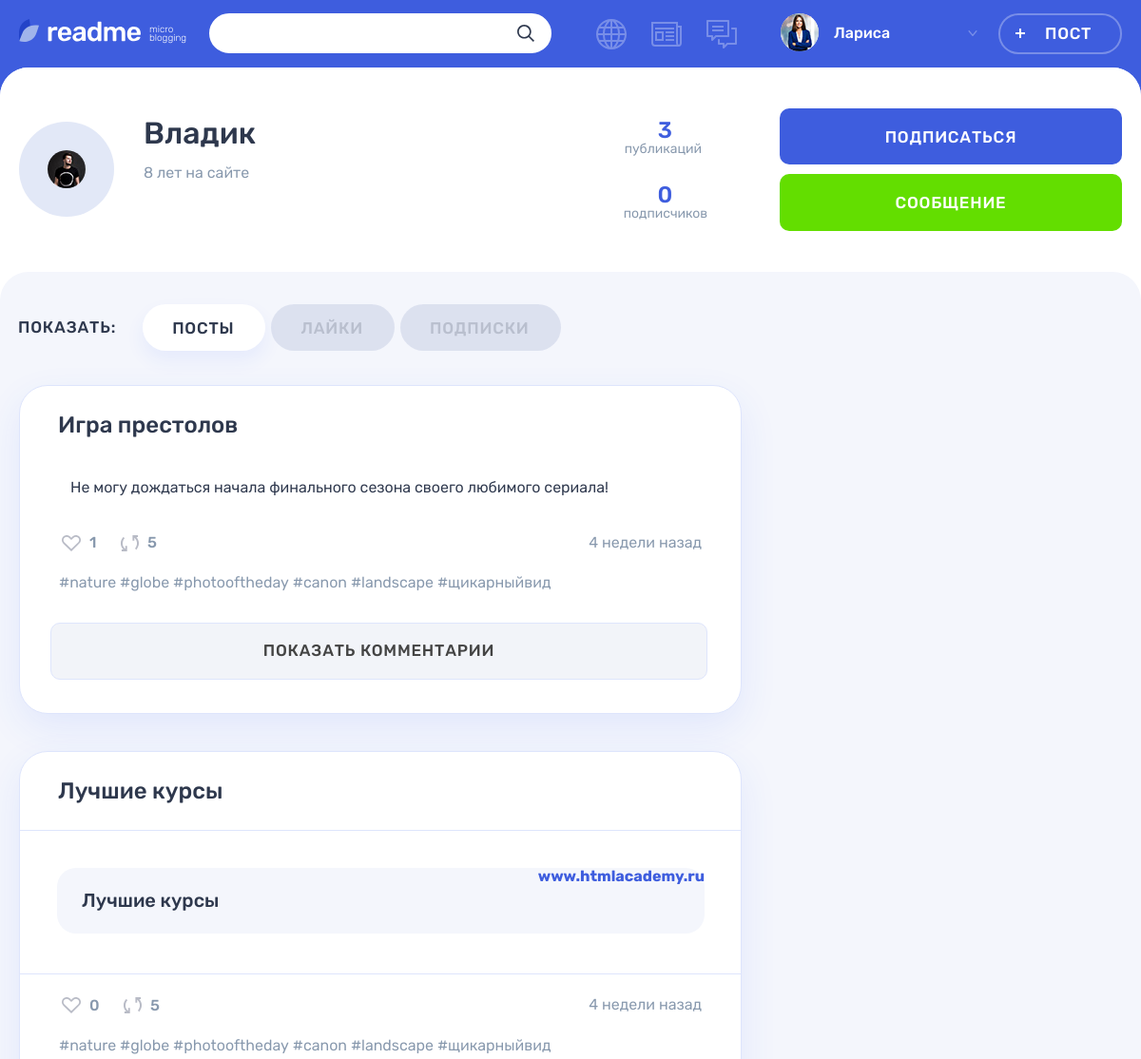
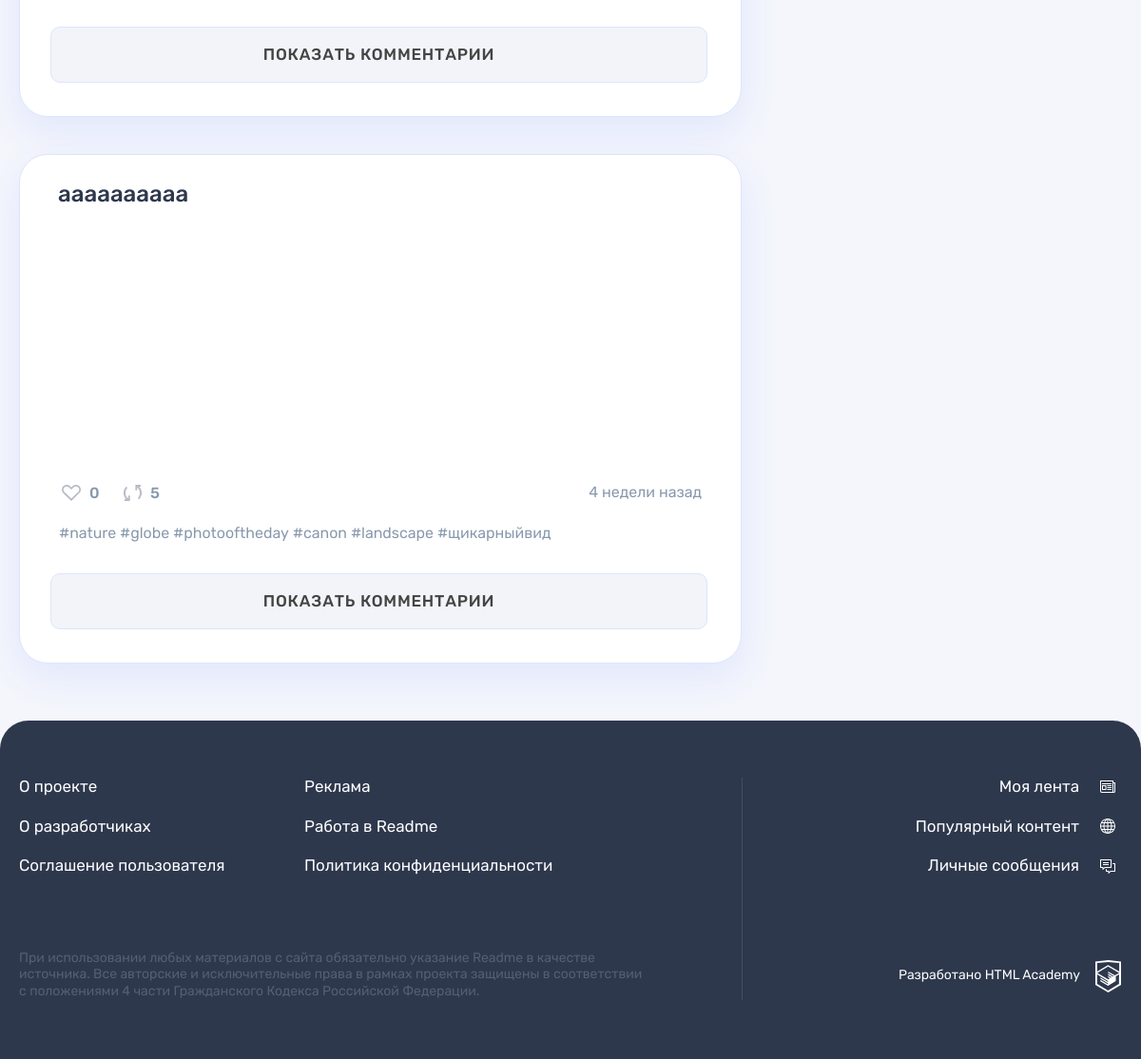
The page /profile.php?user=2&tab=posts (signed in) on the database its author committed (2 pictures, top to bottom).
### tables this page shows
CREATE TABLE IF NOT EXISTS `users` (
  `users_id` INT NOT NULL AUTO_INCREMENT,
  `registration_date` DATETIME NOT NULL,
  `email` VARCHAR(225) NOT NULL,
  `name` VARCHAR(225) NOT NULL,
  `password` VARCHAR(225) NOT NULL,
  `avatar` VARCHAR(225) NULL,
  `contact_info` VARCHAR(225) NULL,
  PRIMARY KEY (`users_id`),
  UNIQUE INDEX `idusers_UNIQUE` (`users_id` ASC),
  UNIQUE INDEX `email_UNIQUE` (`email` ASC));

CREATE TABLE IF NOT EXISTS `posts` (
  `posts_id` INT NOT NULL AUTO_INCREMENT,
  `post_date` DATETIME NOT NULL,
  `title` TEXT(120) NOT NULL,
  `content` TEXT NOT NULL,
  `quote_author` VARCHAR(225) NULL,
  `img_url` VARCHAR(225) NULL,
  `video_url` VARCHAR(225) NULL,
  `users_site_url` VARCHAR(225) NULL,
  `number_of_views` INT NOT NULL DEFAULT 0,
  `users_id` INT NOT NULL,
  `content_types_id` INT NOT NULL,
  PRIMARY KEY (`posts_id`),
  UNIQUE INDEX `id_UNIQUE` (`posts_id` ASC),
  INDEX `users_to_posts_idx` (`users_id` ASC),
  INDEX `fk_posts_content_types1_idx` (`content_types_id` ASC),
  CONSTRAINT `users_to_posts`
    FOREIGN KEY (`users_id`)
    REFERENCES `users` (`users_id`)
    ON DELETE NO ACTION
    ON UPDATE NO ACTION,
  CONSTRAINT `posts_to_content_types`
    FOREIGN KEY (`content_types_id`)
    REFERENCES `content_types` (`content_types_id`)
    ON DELETE NO ACTION
    ON UPDATE NO ACTION);

### functions/helpers.php (called while the page is built, shortened)
<?php
function get_noun_plural_form (int $number, string $one, string $two, string $many): string
{
    $number = (int) $number;
    $mod10 = $number % 10;
    $mod100 = $number % 100;
    switch (true) {
        case ($mod10 > 5):
            return $many;
        case ($mod10 >= 2 && $mod10 <= 4):
            return $two;
    }
}
function include_template($name, array $data = []) {
    $name = 'templates/' . $name;
    extract($data);
    require $name;
    $result = ob_get_clean();
    return $result;
}

### functions/database.php (called while the page is built, shortened)
<?php
function db_get_user_posts($con, $userId)
{
    $sql = 'SELECT COUNT(*) FROM posts
            WHERE users_id = ?';
    $stmt = mysqli_prepare($con, $sql);
    mysqli_stmt_bind_param($stmt, 'i', $userId);
    mysqli_stmt_execute($stmt);
    $result = mysqli_stmt_get_result($stmt);
    if ($result) {
        $res = mysqli_fetch_row($result);
    } else {
        echo 'Ошибка базы данных ' . mysqli_error($con);
    }
    return $res[0];
}
function db_get_user_info($con, $userId)
{
    $sql = 'SELECT * FROM users
            WHERE users_id = ?';
    $stmt = mysqli_prepare($con, $sql);
    mysqli_stmt_bind_param($stmt, 'i', $userId);
    mysqli_stmt_execute($stmt);
    $result = mysqli_stmt_get_result($stmt);
    if ($result) {
        $rows = mysqli_fetch_all($result, MYSQLI_ASSOC);
    } else {
        echo 'Ошибка базы данных ' . mysqli_error($con);
    }
    return $rows;
}
function db_get_user_subs($con, $userId)
{
    $sql = 'SELECT COUNT(*) FROM subscribers
            WHERE users_id = ?';
    $stmt = mysqli_prepare($con, $sql);
    mysqli_stmt_bind_param($stmt, 'i', $userId);
    mysqli_stmt_execute($stmt);
    $result = mysqli_stmt_get_result($stmt);
    if ($result) {
        $res = mysqli_fetch_row($result);
    } else {
        echo 'Ошибка базы данных ' . mysqli_error($con);
    }
    return $res[0];
}
function db_count_likes_to_post($con, $postId)
{
    $sql = 'SELECT COUNT(*) FROM likes
            WHERE post_id =' . $postId;
    $result = mysqli_query($con, $sql);
    if ($result) {
        $res = mysqli_fetch_row($result);
    } else {
        echo 'Ошибка базы данных ' . mysqli_error($con);
    }
    return $res[0];
}
function db_get_user_arr_posts($con, $userId)
{
    $sql = 'SELECT * FROM posts
            WHERE users_id = ?';
    $stmt = mysqli_prepare($con, $sql);
    mysqli_stmt_bind_param($stmt, 'i', $userId);
    mysqli_stmt_execute($stmt);
    $result = mysqli_stmt_get_result($stmt);
    if ($result) {
        $res = mysqli_fetch_all($result, MYSQLI_ASSOC);
    } else {
        echo 'Ошибка базы данных ' . mysqli_error($con);
    }
    return $res;
}
function db_check_subscription($con, $userId, $userSudId)
{
    $sql = 'SELECT users_id FROM subscribers
            WHERE users_id =' . $userId . ' AND users_subscribe_id =' . $userSudId;
    $res = mysqli_query($con, $sql);
    if ($res) {
        $row = mysqli_fetch_row($res);
    } else {
        echo 'Ошибка бд' . mysqli_error($con);
    }
    return $row[0];
}

### functions/routines.php (called while the page is built, shortened)
<?php
function cutText($text, $maxLength = 300)
{
    return $text;
}
function showTimeGap($datePoint)
{
    $nowTime = time();
    $diffTime = $nowTime - strtotime($datePoint);
    if ($diffTime < 3600) {
        $num = ceil($diffTime / 60);
        $word = get_noun_plural_form(ceil($diffTime / 60), 'минута', 'минуты', 'минут');
    } elseif ($diffTime > 3600 && $diffTime < 86400) {
        $num = ceil($diffTime / 3600);
        $word = get_noun_plural_form(ceil($diffTime / 3600), 'час', 'часа', 'часов');
    } elseif ($diffTime > 86400 && $diffTime < 604800) {
        $num = ceil($diffTime / 86400);
        $word = get_noun_plural_form(ceil($diffTime / 86400), 'день', 'дня', 'дней');
    } elseif ($diffTime > 604800 && $diffTime < 2629743) {
        $num = ceil($diffTime / 604800);
        $word = get_noun_plural_form(ceil($diffTime / 604800), 'неделя', 'недели', 'недель');
    } elseif ($diffTime > 2629743 && $diffTime < 31556926) {
        $num = ceil($diffTime / 2629743);
        $word = get_noun_plural_form(ceil($diffTime / 2629743), 'месяц', 'месяца', 'месяцев');
    } else {
        $num = ceil($diffTime / 31556926);
        $word = get_noun_plural_form(ceil($diffTime / 31556926), 'год', 'года', 'лет');
    }
    return $num . ' ' . $word;
}

### templates/profile.php (the view, shortened to what this page needs)
<?php foreach ($user as $userData) ?>
<main class="page__main page__main--profile">
    <div class="profile profile--default">
        <div class="profile__user-wrapper">
            <div class="profile__user user container">
                <div class="profile__user-info user__info">
                    <div class="profile__avatar user__avatar">
                        <img class="profile__picture user__picture" src="<?= $userData['avatar'] ?>" alt="Аватар пользователя">
                    </div>
                    <div class="profile__name-wrapper user__name-wrapper">
                        <span class="profile__name user__name"><?= $userData['name'] ?></span>
                        <time class="profile__user-time user__time" datetime="<?= date( 'Y.m.d.', strtotime($userData['registration_date'])) ?>"><?= showTimeGap($userData['registration_date']) . ' на сайте'?></time>
                    </div>
                </div>
                <div class="profile__rating user__rating">
                    <p class="profile__rating-item user__rating-item user__rating-item--publications">
                        <span class="user__rating-amount"><?= $userDataPosts ?></span>
                        <span class="profile__rating-text user__rating-text">публикаций</span>
                    </p>
                    <p class="profile__rating-item user__rating-item user__rating-item--subscribers">
                        <span class="user__rating-amount"><?= $userDataSubs ?></span>
                        <span class="profile__rating-text user__rating-text">подписчиков</span>
                    </p>
                </div>
                <div class="profile__user-buttons user__buttons">
                    <a class="profile__user-button user__button user__button--subscription button button--main" href="/subscribe.php?user=<?= $getUser ?>"><?= db_check_subscription($con, $_SESSION['user-id'], $getUser) ? 'Отписаться' : 'Подписаться' ?></a>
                    <a class="profile__user-button user__button user__button--writing button button--green" href="#">Сообщение</a>
                </div>
            </div>
        </div>
        <div class="profile__tabs-wrapper tabs">
            <div class="container">
                <div class="profile__tabs filters">
                    <b class="profile__tabs-caption filters__caption">Показать:</b>
                    <ul class="profile__tabs-list filters__list tabs__list">
                        <li class="profile__tabs-item filters__item">
                            <a class="profile__tabs-link filters__button tabs__item tabs__item--active button<?= $getTab === 'posts' ? ' filters__button--active' : '' ?>" href="?user=<?= $getUser ?>&tab=posts">Посты</a>
                        </li>
                        <li class="profile__tabs-item filters__item">
                            <a class="profile__tabs-link filters__button tabs__item button<?= $getTab === 'likes' ? ' filters__button--active' : '' ?>" href="?user=<?= $getUser ?>&tab=likes">Лайки</a>
                        </li>
                        <li class="profile__tabs-item filters__item">
                            <a class="profile__tabs-link filters__button tabs__item button<?= $getTab === 'subs' ? ' filters__button--active' : '' ?>" href="?user=<?= $getUser ?>&tab=subs">Подписки</a>
                        </li>
                    </ul>
                </div>
                <div class="profile__tab-content">
                    <?php if ($_GET['tab'] === 'posts'): ?>
                    <section class="profile__posts tabs__content tabs__content--active">
                        <?php foreach ($cards as $card): ?>
                        <article class="profile__post post post-photo">
                            <header class="post__header">
                                <h2><a href='post.php?postId=<?= $card['posts_id'] ?>'><?= $card['title'] ?></a></h2>
                            </header>
                            <div class="post__main">
                                <?php if ($card['content_types_id'] === 2): ?>
                                    <blockquote>
                                        <p>
                                            <?= $card['content'] ?>
                                        </p>
                                        <cite><?= $card['quote_author'] ?></cite>
                                    </blockquote>
                                <?php elseif ($card['content_types_id'] === 5): ?>
                                    <div class="post-link__wrapper">
                                        <a class="post-link__external" href="<?= $card['users_site_url'] ?>" title="Перейти по ссылке">
                                            <div class="post-link__info-wrapper">
                                                <div class="post-link__info">
                                                    <h3><?= $card['title'] ?></h3>
                                                </div>
                                            </div>
                                            <span><?= $card['content'] ?></span>
                                        </a>
                                    </div>
                                <?php elseif ($card['content_types_id'] === 4): ?>
                                    <div class="post-photo__image-wrapper">
                                        <iframe width="100%" height="240" src="<?= $card['video_url'] ?>" frameborder="0"
                                                allow="accelerometer; autoplay; encrypted-media; gyroscope; picture-in-picture"
                                                allowfullscreen></iframe>
                                    </div>
                                <?php elseif ($card['content_types_id'] === 1): ?>
                                    <p style="margin-left: 7%">
                                        <?= cutText($card['content']) ?></p>
                                <?php endif ?>
                            </div>
                            <footer class="post__footer">
                                <div class="post__indicators">
                                    <div class="post__buttons">
                                        <a class="post__indicator post__indicator--likes button" href="#" title="Лайк">
                                            <svg class="post__indicator-icon" width="20" height="17">
                                                <use xlink:href="#icon-heart"></use>
                                            </svg>
                                            <span><?= db_count_likes_to_post($con, $card['posts_id']) ?></span>
                                        </a>
                                        <a class="post__indicator post__indicator--repost button" href="#" title="Репост">
                                            <svg class="post__indicator-icon" width="19" height="17">
                                                <use xlink:href="#icon-repost"></use>
                                            </svg>
                                            <span>5</span>
                                        </a>
                                    </div>
                                    <time class="post__time" datetime="<?= date('d.m.Y H:i',
                                        strtotime($card['post_date'])) ?>"><?= showTimeGap($card['post_date']) ?> назад</time>
                                </div>
                                <ul class="post__tags">
                                    <li><a href="#">#nature</a></li>
                                    <li><a href="#">#globe</a></li>
                                    <li><a href="#">#photooftheday</a></li>
                                    <li><a href="#">#canon</a></li>
                                    <li><a href="#">#landscape</a></li>
                                    <li><a href="#">#щикарныйвид</a></li>
                                </ul>
                            </footer>
                            <div class="comments">
                                <a class="comments__button button" href='post.php?postId=<?= $card['posts_id'] ?>#comments'>Показать комментарии</a>
                            </div>
                        </article>
                        <?php endforeach ?>
                    </section>
                    <?php endif ?>
                </div>
            </div>
        </div>
    </div>
</main>

### rows shown on the page
users: avatar (picture), name "Владик", registration_date "8 лет"
posts: title "Игра престолов", content "Не могу дождаться начала финального сезона своего любимого сериала!", posts_id "1", post_date "4 недели"
posts: title "Лучшие курсы", content "www.htmlacademy.ru", posts_id "0", post_date "4 недели"
posts: title "аааааааааа", posts_id "0", post_date "4 недели"

### other values the page prints
$_SESSION['user-name'] "Лариса"
$userDataPosts "3"
$userDataSubs "0"
